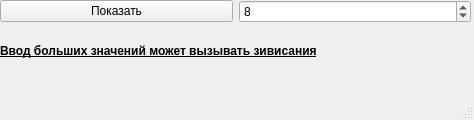
<?xml version="1.0" encoding="UTF-8"?>
<ui version="4.0">
 <class>MainWindow</class>
 <widget class="QMainWindow" name="MainWindow">
  <property name="geometry">
   <rect>
    <x>0</x>
    <y>0</y>
    <width>474</width>
    <height>120</height>
   </rect>
  </property>
  <property name="windowTitle">
   <string>Enter size of board</string>
  </property>
  <widget class="QWidget" name="centralwidget">
   <widget class="QWidget" name="layoutWidget">
    <property name="geometry">
     <rect>
      <x>0</x>
      <y>0</y>
      <width>471</width>
      <height>73</height>
     </rect>
    </property>
    <layout class="QVBoxLayout" name="verticalLayout">
     <item>
      <layout class="QHBoxLayout" name="horizontalLayout">
       <item>
        <widget class="QPushButton" name="start">
         <property name="cursor">
          <cursorShape>PointingHandCursor</cursorShape>
         </property>
         <property name="text">
          <string>Показать</string>
         </property>
        </widget>
       </item>
       <item>
        <widget class="QSpinBox" name="size">
         <property name="minimum">
          <number>1</number>
         </property>
         <property name="maximum">
          <number>18</number>
         </property>
         <property name="value">
          <number>8</number>
         </property>
        </widget>
       </item>
      </layout>
     </item>
     <item>
      <widget class="QLabel" name="label">
       <property name="font">
        <font>
         <weight>75</weight>
         <italic>false</italic>
         <bold>true</bold>
         <underline>true</underline>
        </font>
       </property>
       <property name="text">
        <string>Ввод больших значений может вызывать зивисания</string>
       </property>
      </widget>
     </item>
    </layout>
   </widget>
  </widget>
  <widget class="QMenuBar" name="menubar">
   <property name="geometry">
    <rect>
     <x>0</x>
     <y>0</y>
     <width>474</width>
     <height>21</height>
    </rect>
   </property>
  </widget>
  <widget class="QStatusBar" name="statusbar"/>
 </widget>
 <resources/>
 <connections/>
</ui>
